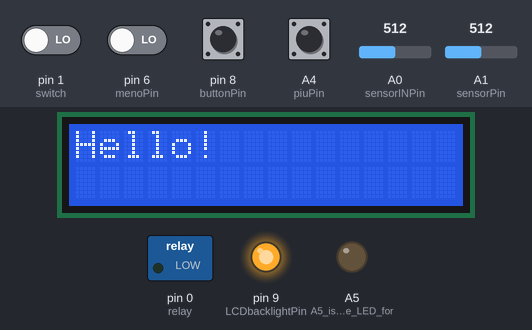
Bench run of a sketch on a simulated Arduino Uno, built with avr-gcc and run on an emulated ATmega328P. Shown: 16×2 character LCD, switched loads named in the sketch (green lamp = pin HIGH), output pins drawn as LEDs (lit = HIGH). The test bench sets the inputs (shaded band); at power-on: A4 (piuPin), pin 1 (switch), pin 6 (menoPin), pin 8 (buttonPin) LOW, A0 (sensorINPin) = 512, A1 (sensorPin) = 512. WiFi joins after 1.5 s; servers stay silent unless stated; uploads are accepted with an empty reply.

Above: at 0.1 s.
At 1.1 s:
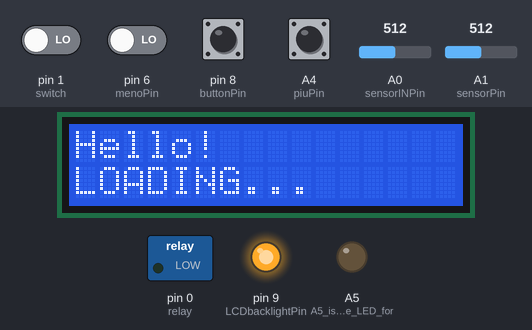
At 2.6 s:
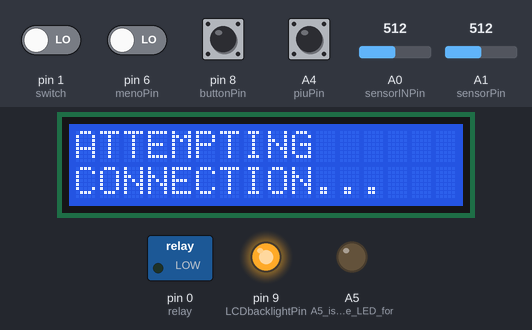
At 4.1 s:
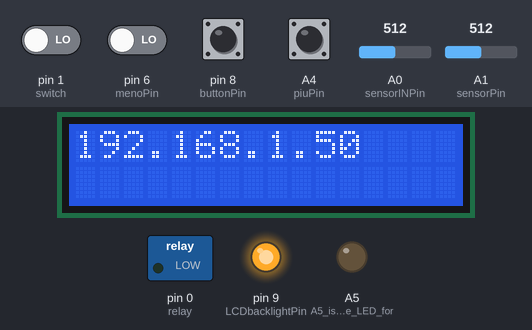
At 5.4 s:
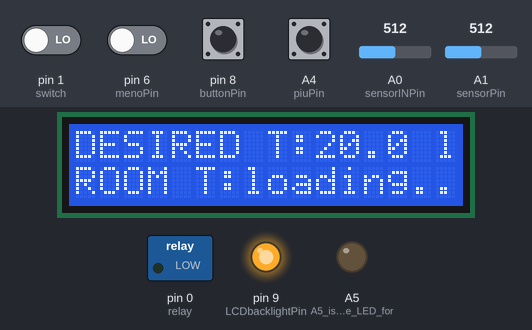

The sketch:

Varano_Arduheat_v1_0b0.ino
```cpp
/*ISSUES BOX:

-if booted with internet on, "ing..." diplayed on display until "ON" or "OFF" needed

*/

#include <LiquidCrystal.h>
#include <math.h>
#include <SPI.h>
#include <Ethernet.h>
/* SETUP:
T*sensors: "face round side" left ground, right to power, centre to A0/1
RedLED: ground to ground through 200 OMH resistor, + to A5
LCD circuit and system at pages 116...
Voltage devider:
           from third pin on lcd:
               4.7k+220 OMH to +
               560+220 OMH to -
botton setup for pins 6, 8; A4.
relay
  motor: + to battery +, - to middle relay
  diode: black to -, silver to +(0)
  battery - to relay last
internet mode switch. One side to +, other to -, centre to 1.
*/

String currentLine = "";            // string to hold the text from server
String webTempString = "";                  // string to hold the temperature from the server


LiquidCrystal lcd(A3, A2, 5, 7, 3, 2);      //initiate lcd.

unsigned long currentTime;          //current time since system start
unsigned long protect;              //time variable to protect system from functioning while temperature is not calibrated
unsigned long ethernetMaintainTimeLapsed = 0;    //time lapsed since last time the IP address was maintained

//variables for the current temperature reading: variableIN is the TMP36 temp. sensor. for inside components safety
const int sensorPin = A1;
const int sensorINPin = A0;
const int numReadings = 150;
const int numReadingsIN = 150;
int reading[numReadings];
int readingIN[numReadingsIN];
int index = 0;
int indexIN = 0;
long total = 0;
long totalIN = 0;
int average = 0;
int averageIN = 0;
float voltage;
float voltageIN;            //reading (0-1023), voltage and temperature on each sensor
float temp;
float tempIN;
float TEMP;              //temperatures and variables to round off later
float TEMPIN;
float TEMPr;
float TEMPrIN;
float f;          //float f is the value on the temperature set from website

float desiredT = 20;// desired room temperature


//variables for the botton (local) system to set roomT, piu is +, meno is -
const int piuPin = A4;
const int menoPin = 6;
  int piuRead;
  int piuPrev = LOW;
  int menoRead;
  int menoPrev = LOW;
  long timeA = 0;
  long debounceA = 200;

//LCD backlight botton system variables
int buttonPin = 8;          //input for the botton status
int LCDbacklightPin = 9;    //output pin for the LCD backlight LED
int LCDstate = HIGH;        //current state for the LCD LED
int bottonread;             //current reading in the buttonPin
int previous = LOW;         //previous reading from the buttonPin
long time = 0;              //the time since the output for the LED was toggled last
long debounce = 200;        //debounce time to avoid flickering


int internet;          //internet switch status


//ethernet values
byte mac[] = {  0x90, 0xA2, 0xDA, 0x0D, 0xA8, 0xAF };
IPAddress ip(192,168,1,70);

// initialize the ethernet library instance:
EthernetClient client;

unsigned int intervallo = 60000;  // delay between requests

char serverName[] = "varano.eu.pn";  // website URL

boolean requested;                   // whether a request was made since connecting
unsigned long lastAttemptTime = 0;            // last time connected to the server, in milliseconds
boolean lastConnected = false;                    // state of the connection last time through the main loop


//SETUP/////////////////////////////////////////////////////////////////////////////////////////////////
void setup() {

 //pinmodes
 pinMode(A5, OUTPUT);      //A5 is the pin the LED for heatingON is attached to
 pinMode(0, OUTPUT);        //0 is the pin the relay is attached to
 pinMode(buttonPin, INPUT);
 pinMode(LCDbacklightPin, OUTPUT);
 pinMode(piuPin, INPUT);
 pinMode(menoPin, INPUT);
 pinMode(1, INPUT);          //1 is the pin the switch for internet/local mod is attached to

 digitalWrite(LCDbacklightPin, HIGH);    //turn on LCD backlight

 // Serial.begin(9600);//open serial communication, *nope, pins 0 and 1 used*

 //begin lcd and print hello message, then clear and print fixed runtime text
 lcd.begin(16, 2);
 lcd.print("Hello!");
 delay(1000);
 lcd.setCursor(0, 1);
 lcd.print("LOADING...");      // print hello, go to next line and print loading
 delay(1500);
 lcd.clear();
 lcd.setCursor(0, 0);
 lcd.print("ATTEMPTING");      //attempting connection displayed
 lcd.setCursor(0, 1);
 lcd.print("CONNECTION...");


 // initialize all the readings of temperature to 0:
 for (int thisReading = 0; thisReading < numReadings; thisReading++)
    reading[thisReading] = 0;
 for (int thisReadingIN = 0; thisReadingIN < numReadingsIN; thisReadingIN++)
    readingIN[thisReadingIN] = 0;


// reserve space for the webdata strings:
currentLine.reserve(256);
webTempString.reserve(150);


// attempt a DHCP connection:
   // Serial.println("Attempting to get an IP address using DHCP:");              *nope, pins 0 and 1 used*
   if (!Ethernet.begin(mac)) {
    //if DHCP fails, start with a hard-coded address:
    //Serial.println("failed to get an IP address using DHCP, trying manually");  *nope, pins 0 and 1 used*
      Ethernet.begin(mac, ip);
    }
  //Serial.print("My address:");                                                  *nope, pins 0 and 1 used*
  //Serial.println(Ethernet.localIP());                                           *nope, pins 0 and 1 used*
  lcd.clear();
  lcd.print(Ethernet.localIP());    //print acquired IP to lcd for 1 second
  delay(1000);
   connectToServer();      //connect to server:


 lcd.clear();                  //then clear and prepare lcd for inputs from the loop()
 lcd.print("DESIRED T:");
 lcd.setCursor(0,1);
 lcd.print("ROOM T:");
 //lcd.setCursor(15, 0);
 //lcd.print("~");

 f = 20;      //initiate float f (webtemp value) and give an arbitrary value: 20
}


//LOOP/////////////////////////////////////////////////////////////////////////////////////////////////
void loop() {


   currentTime = millis();      //set current time and protect timer to the system runtime
   protect = millis();


  if(currentTime - ethernetMaintainTimeLapsed > 60000) {    //every 60 seconds maintain IP address
   //ethernet.maintain with return check
    byte returnedValue = Ethernet.maintain();
    switch (returnedValue) {
      case 0: //lcd.print(/*"nothing happened"*/ "0");
              break;
      case 1: lcd.clear();
              lcd.print("renew failed");
              //Ethernet.begin(mac); break;                            //RESET CODE HERE FOR V2.0
              for(;;); break;
      case 2: //lcd.clear();
              //lcd.print("renew success");
              break;
      case 3: lcd.clear();
              lcd.print("rebind fail");
              for(;;); break;
      case 4: lcd.clear();
              lcd.print("rebind success");
              for(;;); break;
      default: lcd.clear();
               lcd.print("Unexpected returned value:");
               lcd.print(returnedValue); break;
    }
    ethernetMaintainTimeLapsed = currentTime;
  }


  if(currentTime - lastAttemptTime > intervallo) {      //connect to website every 'intervallo' seconds
    connectToServer();
    lastAttemptTime = currentTime;
  }


   /* if (!client.connected() && lastConnected) {
    Serial.println();
    Serial.println("disconnecting.");
    client.stop();
  }
    lastConnected = client.connected();*/


  //website reading bit
  if (client.available()) {
   char c = client.read();
   // if you get a '<', clear the line: temp is beginning
   if (c == '<') {
     webTempString = "";
     currentLine = "";
     char c = client.read();    //read client again to eliminate '<' and start reading the temperature
     currentLine += c;
     c = client.read();
     currentLine += c;
     c = client.read();
     currentLine += c;
     c = client.read();
     currentLine += c;
     webTempString = currentLine;
     client.flush();
     client.stop();
   }
  }

  char carray[webTempString.length() + 1];           //determine size of the array
  webTempString.toCharArray(carray, sizeof(carray)); //put readString into an array
  f = atof(carray);                  //convert the array into an float


  internet = digitalRead(1);
  if(internet == HIGH){          //if the internet switch is set on internet
    desiredT = f;        //use webserver reading
    intervallo = 120000;        //keep website search interval to 2 min.
    lcd.setCursor(15,0);
    lcd.print("i");
  }else if(internet == LOW){        //else, don't
    intervallo = 300000;      //set website search interval to 5 min.
    lcd.setCursor(15,0);
    lcd.print("l");
  }


  //LCD backlight switch code
  bottonread = digitalRead(buttonPin);
  // if the input on botton just went from LOW and HIGH and we've waited long enough
  // to ignore any noise on the circuit, toggle the output pin and remember the time
  if (bottonread == HIGH && previous == LOW && millis() - time > debounce) {
    if (LCDstate == HIGH)
      LCDstate = LOW;
    else
      LCDstate = HIGH;
    time = millis();
  }
  digitalWrite(LCDbacklightPin, LCDstate);
  previous = bottonread;


  //roomT setting bottons system code
  piuRead = digitalRead(piuPin);
  menoRead = digitalRead(menoPin);
  // if the input just went from LOW and HIGH and we've waited long enough
  // to ignore any noise on the circuit, toggle the +/- 0.5 and remember
  // the time
  if (piuRead == HIGH && piuPrev == LOW && millis() - timeA > debounceA) {
    desiredT += .5;
    timeA = millis();
  }
  if (menoRead == HIGH && menoPrev == LOW && millis() - timeA > debounceA) {
    desiredT -= .5;
    timeA = millis();
  }
  piuPrev = piuRead;
  menoPrev = menoRead;


  //temperature measurement code
  // subtract the last reading:
  total= total - reading[index];
  totalIN= totalIN - readingIN[indexIN];
  // read from the sensor:
  reading[index] = analogRead(sensorPin);
  delay(1);
  reading[index] = analogRead(sensorPin);
  delay(1);
  readingIN[indexIN] = analogRead(sensorINPin);                          //double readings to allow system to adapt to analog requests
  delay(1);
  readingIN[indexIN] = analogRead(sensorINPin);
  // add the reading to the total:
  total= total + reading[index];
  totalIN= totalIN + readingIN[indexIN];
  // advance to the next position in the array:
  index = index + 1;
  indexIN = indexIN + 1;
  // if at the end of the array... ...wrap around to the beginning:
  if (index >= numReadings)
    index = 0;
  if (indexIN >= numReadingsIN)
    indexIN = 0;
    //find running average of readings
  average = total / numReadings;
  averageIN = totalIN / numReadingsIN;
  delay(1);


 // reading = analogRead(sensorPin);
 // reading2 = analogRead(sensor2Pin);      //*read sensors --- obsolete, replaced by for average loop to reduce fluctuation*
  voltage = (average/1024.0) * 5;
  voltageIN = (averageIN/1024.0) * 5;      //find voltage
  temp = (voltage *100);
  tempIN = ((voltageIN - .5) *100)/* - 3.3*/;          //and temperature
  TEMP = (round(temp*2));                              //round to closest .5
  TEMPIN = (round(tempIN*2));
  TEMPr = TEMP/2;
  TEMPrIN = (TEMPIN/2)-2.5;                              //-2.5 to reduce error in sensor


  // printing and comparing temperatures
  lcd.setCursor(10,0);//set cursor to after the "desired temp" text
  lcd.print(desiredT,1);//lcd print roomT in right place
  if (protect > 15301){
    lcd.setCursor(7,1);//set cursor to after the "current T" text
    lcd.print(TEMPr,1);//lcd print current temperature
  }
  else if (protect >= 15000 && protect <= 15300){
    lcd.clear();
    lcd.print("DESIRED T:");
    lcd.setCursor(0,1);
    lcd.print("ROOM T:");
    lcd.setCursor(7,1);//set cursor to after the "room T" text
    lcd.print(TEMPr,1);//lcd print current temperature
  }
  else if (protect < 15000){
    lcd.setCursor(7,1);
    lcd.print("loading..");
  }


  if(protect > 15301){
    if(TEMPr - desiredT < -.5){
      digitalWrite(A5, HIGH);
      lcd.setCursor(13,1);
      lcd.print("ON ");//heating status printed at end of screen
      digitalWrite(0, HIGH);
    }else if(TEMPr > desiredT){
      digitalWrite(A5, LOW);
      lcd.setCursor(13,1);
      lcd.print("OFF");//heating status printed at end of screen
      digitalWrite(0, LOW);
    }//else { //this is to avoid continuos on-->off-->on-->    //technically pointless
  //}
  }


  //stop 60 seconds if inside temperature (TEMPrIN) increases a lot
  if(TEMPrIN > 45){
    delay(60000);
  }else{
    delay(3);
  }


}

//connectToServer()/////////////////////////////////////////////////////////////////////////////////////////////////
int connectToServer() {
  // if there's a successful connection:
  if (client.connect(serverName, 80)) {
    Serial.println("connecting...");
    // send the HTTP PUT request:
    client.println("GET http://varano.eu.pn/temp.txt HTTP/1.0");
  //  client.println("Host: www.arduino.cc");
  //  client.println("User-Agent: arduino-ethernet");
  //  client.println("Connection: close");
    client.println();

    // note the time that the connection was made:
    lastAttemptTime = millis();
  }
  else {
    // if you couldn't make a connection:
    Serial.println("connection failed");
    Serial.println("disconnecting.");
    client.stop();
  }
}

//[with this system only the values of temperature and motor status are
//updated every loop(), writing is static since end of setup()]
```

Measured:
- what the display in image 1 shows lasts 1.5 s, from 1.1 s to 2.6 s
- what the display in image 3 shows lasts 1.2 s, from 4.1 s to 5.3 s
